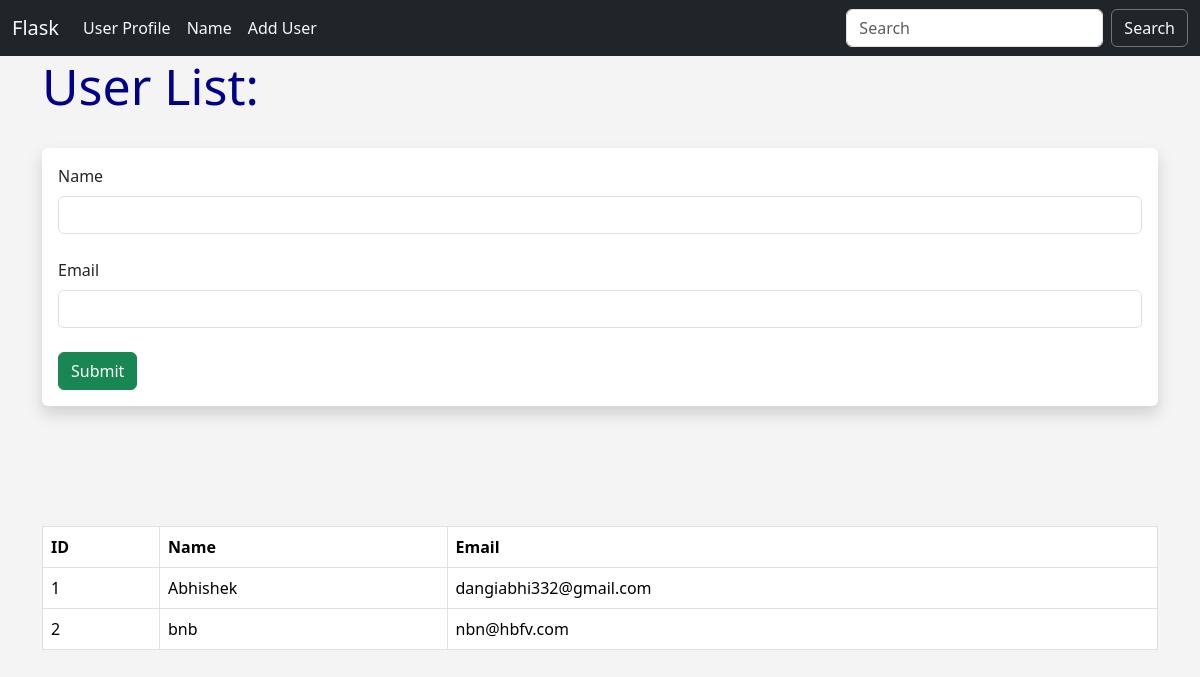
The page /user/add on the database as committed earlier.
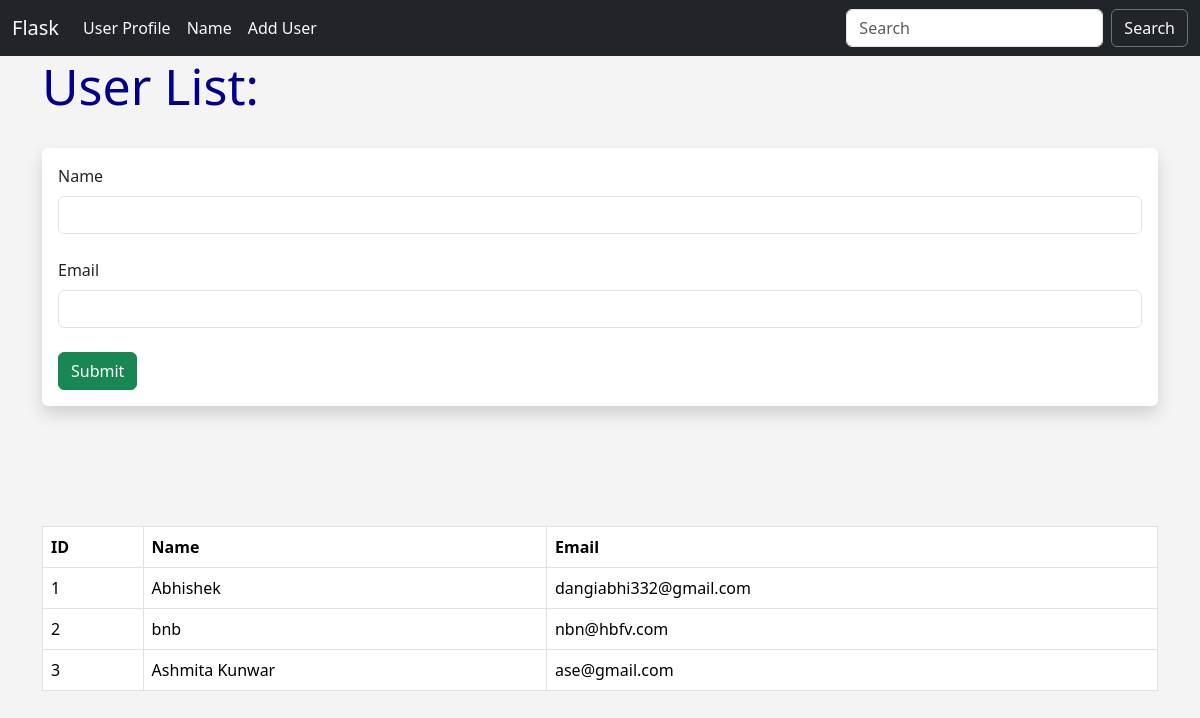
The same page on the database as committed later.
### hello.py (models this page shows, shortened)
class Users(db.Model):
    id = db.Column(db.Integer, primary_key=True)
    name = db.Column(db.String(100), nullable=False)
    email = db.Column(db.String(100), nullable=False, unique=True)
    data_added = db.Column(db.DateTime, default=datetime.utcnow())

### hello.py (the view, shortened to what this page needs)
@app.route("/user/add", methods=["GET", "POST"])
def add_user():
    name = None
    form = UserForm()
    our_users = Users.query.order_by(Users.data_added)  # Define our_users here
    return render_template("add_user.html", form=form, name=name, our_users=our_users)

### hello.py
class UserForm(FlaskForm):
    name = StringField("Name", validators=[DataRequired()])
    email = StringField("Email", validators=[DataRequired()])
    submit = SubmitField("Submit")

### templates/add_user.html (shortened to what this page needs)
{% extends 'base.html' %}
{% block content %}
{% if name %}
<h1>User Added:</h1>
<br><br>
<table class="table table-hover table-bordered">
     <thead>
         <tr>
             <th>ID</th>
             <th>Name</th>
             <th>Email</th>
         </tr>
     </thead>
     <tbody>
         {% for our_user in our_users %}
         <tr>
             <td>{{ our_user.id }}</td>
             <td>{{ our_user.name }}</td>
             <td>{{ our_user.email }}</td>
         </tr>
         {% endfor %}
     </tbody>
 </table>
<br>
{% else %}
<h1>User List:</h1>
<br>
<div class="shadow p-3 mb-5 bg-white rounded">
     <form action="" method="POST">
          {{form.name.label(class="form-label")}}
          {{form.name(class="form-control")}}
          <br>
          {{form.email.label(class="form-label")}}
          {{form.email(class="form-control")}}
          <br>
          {{form.submit(class="btn btn-success")}}
     </form>
</div>
<br><br><br>
<table class="table table-hover table-bordered">
     <thead>
         <tr>
             <th>ID</th>
             <th>Name</th>
             <th>Email</th>
         </tr>
     </thead>
     <tbody>
         {% for our_user in our_users %}
         <tr>
             <td>{{ our_user.id }}</td>
             <td>{{ our_user.name }}</td>
             <td>{{ our_user.email }}</td>
         </tr>
         {% endfor %}
     </tbody>
 </table>
{% endif %}
{% endblock content %}

### templates/base.html (shortened to what this page needs)
<!doctype html>
<html lang="en">
<head>
     <link rel="stylesheet" href="{{ url_for('static', filename='css/bootstrap.min.css') }}">
     <link rel="stylesheet" href="{{ url_for('static', filename='css/styles.css') }}">
</head>
<body>
     {% include 'navbar.html' %}
     <div class="container">
          {% block content %}
          {% endblock content %}
     </div>
</body>
</html>

### templates/navbar.html (shortened to what this page needs)
<nav class="navbar navbar-expand-lg bg-dark">
     <div class="container-fluid ">
          <a class="navbar-brand text-light" href="{{url_for('home')}}">Flask</a>
          <div class="collapse navbar-collapse" id="navbarSupportedContent">
               <ul class="navbar-nav me-auto mb-2 mb-lg-0">
                    <li class="nav-item">
                         <a class="nav-link text-light" href="{{url_for('user', name='username')}}">User Profile</a>
                    </li>
                    <li class="nav-item">
                         <a class="nav-link text-light" href="{{url_for('name')}}">Name</a>
                    </li>
                    <li class="nav-item">
                         <a class="nav-link text-light" href="{{url_for('add_user')}}">Add User</a>
                    </li>
               </ul>
               <form class="d-flex">
                    <input class="form-control me-2" type="search" placeholder="Search" aria-label="Search">
                    <button class="btn btn-outline-secondary text-light" type="submit">Search</button>
               </form>
          </div>
     </div>
</nav>

### static/css/styles.css (style rules this page uses)
h1 { color: #00008b; font-size: 50px; }
body { background-color: #f4f4f4; }

Rows that differ between the two databases and show on the page:
added Users: id "3", name "Ashmita Kunwar", email "ase@gmail.com"
